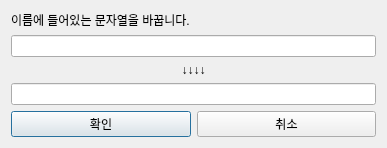
<?xml version="1.0" encoding="UTF-8"?>
<ui version="4.0">
 <class>Dialog</class>
 <widget class="QDialog" name="Dialog">
  <property name="geometry">
   <rect>
    <x>0</x>
    <y>0</y>
    <width>387</width>
    <height>145</height>
   </rect>
  </property>
  <property name="windowTitle">
   <string>Dialog</string>
  </property>
  <layout class="QGridLayout" name="gridLayout">
   <item row="0" column="0" colspan="2">
    <widget class="QLabel" name="label">
     <property name="text">
      <string>이름에 들어있는 문자열을 바꿉니다.</string>
     </property>
    </widget>
   </item>
   <item row="1" column="0" colspan="2">
    <widget class="QLineEdit" name="LE_prev"/>
   </item>
   <item row="2" column="0" colspan="2">
    <widget class="QLabel" name="label_2">
     <property name="text">
      <string>↓↓↓↓</string>
     </property>
     <property name="alignment">
      <set>Qt::AlignCenter</set>
     </property>
    </widget>
   </item>
   <item row="3" column="0" colspan="2">
    <widget class="QLineEdit" name="LE_new"/>
   </item>
   <item row="4" column="0">
    <widget class="QPushButton" name="BTN_confirm">
     <property name="text">
      <string>확인</string>
     </property>
    </widget>
   </item>
   <item row="4" column="1">
    <widget class="QPushButton" name="BTN_cancel">
     <property name="text">
      <string>취소</string>
     </property>
    </widget>
   </item>
  </layout>
 </widget>
 <resources/>
 <connections/>
</ui>
